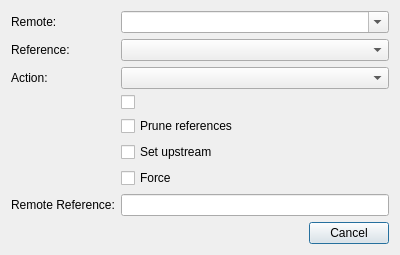
<?xml version="1.0" encoding="UTF-8"?>
<ui version="4.0">
 <class>RemoteDialog</class>
 <widget class="QDialog" name="RemoteDialog">
  <property name="minimumSize">
   <size>
    <width>400</width>
    <height>0</height>
   </size>
  </property>
  <layout class="QVBoxLayout" name="verticalLayout">
   <item>
    <layout class="QFormLayout" name="formLayout">
     <property name="fieldGrowthPolicy">
      <enum>QFormLayout::AllNonFixedFieldsGrow</enum>
     </property>
     <item row="0" column="0">
      <widget class="QLabel" name="label">
       <property name="text">
        <string>Remote:</string>
       </property>
      </widget>
     </item>
     <item row="0" column="1">
      <widget class="QComboBox" name="mRemotes">
       <property name="editable">
        <bool>true</bool>
       </property>
       <property name="minimumContentsLength">
        <number>16</number>
       </property>
      </widget>
     </item>
     <item row="1" column="0">
      <widget class="QLabel" name="label_2">
       <property name="text">
        <string>Reference:</string>
       </property>
      </widget>
     </item>
     <item row="1" column="1">
      <widget class="ReferenceList" name="mRefs"/>
     </item>
     <item row="2" column="0">
      <widget class="QLabel" name="label_3">
       <property name="text">
        <string>Action:</string>
       </property>
      </widget>
     </item>
     <item row="2" column="1">
      <widget class="QComboBox" name="mAction"/>
     </item>
     <item row="3" column="1">
      <widget class="QCheckBox" name="mTags"/>
     </item>
     <item row="4" column="1">
      <widget class="QCheckBox" name="mPrune">
       <property name="text">
        <string>Prune references</string>
       </property>
      </widget>
     </item>
     <item row="5" column="1">
      <widget class="QCheckBox" name="mSetUpstream">
       <property name="text">
        <string>Set upstream</string>
       </property>
      </widget>
     </item>
     <item row="6" column="1">
      <widget class="QCheckBox" name="mForce">
       <property name="text">
        <string>Force</string>
       </property>
      </widget>
     </item>
     <item row="7" column="0">
      <widget class="QLabel" name="label_4">
       <property name="text">
        <string>Remote Reference:</string>
       </property>
      </widget>
     </item>
     <item row="7" column="1">
      <widget class="QLineEdit" name="mRemoteRef"/>
     </item>
    </layout>
   </item>
   <item>
    <widget class="QDialogButtonBox" name="mButtons">
     <property name="orientation">
      <enum>Qt::Horizontal</enum>
     </property>
     <property name="standardButtons">
      <set>QDialogButtonBox::Cancel</set>
     </property>
    </widget>
   </item>
  </layout>
 </widget>
 <customwidgets>
  <customwidget>
   <class>ReferenceList</class>
   <extends>QComboBox</extends>
   <header>ui/ReferenceList.h</header>
  </customwidget>
 </customwidgets>
 <resources/>
 <connections/>
</ui>
